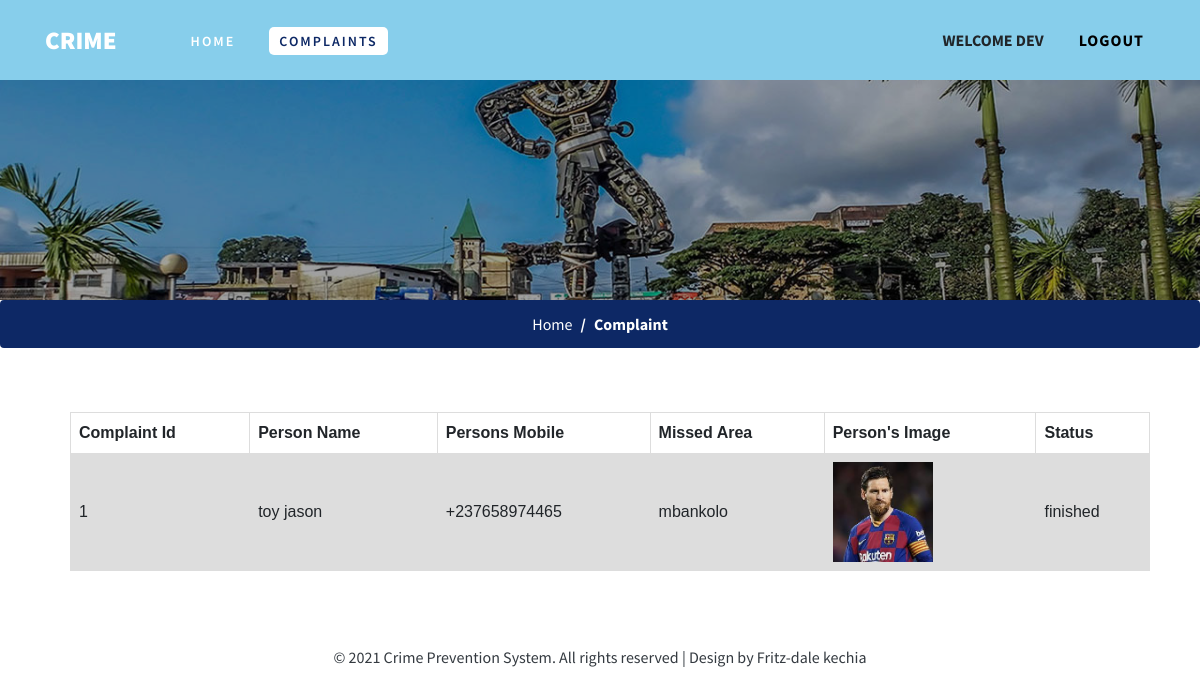
Page /missingstatus (signed in) on the committed database.
### crime/models.py (models this page shows)
class register_form(models.Model):
    Name = models.CharField(max_length=100)
    Email = models.EmailField()
    Password = models.CharField(max_length=50)
    Phone = models.CharField(max_length=20)

class Missing(models.Model):
    Email = models.EmailField()
    firstname = models.CharField(max_length=100)
    lastname = models.CharField(max_length=100)
    perno = models.CharField(max_length=20)
    status = models.CharField(max_length=50)
    missedarea = models.CharField(max_length=1000)
    my_content = models.CharField(max_length=2000)
    image = models.ImageField(upload_to="image")

### crime/views.py (the view)
# urls.py: path("missingstatus", views.missingstatus, name="missingstatus"),
def missingstatus(request):
    Email= request.session['email']
    reg=register_form.objects.get(Email=Email)
    fn=reg.Name
    comp=Missing.objects.all()
    return render(request,"missingstatus.html",{'fn':fn,'comp':comp})

### template/missingstatus.html (shortened to what this page needs)
{% load static %}
<!DOCTYPE html>
<html lang="zxx">
<head>
    <link href="{%static 'css/bootstrap.min.css' %}" type="text/css" rel="stylesheet" media="all">
    <link href="{%static 'css/style.css' %}" type="text/css" rel="stylesheet" media="all">
    <link href="{%static 'css/font-awesome.min.css' %}" rel="stylesheet">
</head>
<body>
    <header>
        <div class="container">
            <nav class="navbar navbar-expand-lg navbar-light p-0">
                    <h1><a class="navbar-brand" href="index">Crime
                        </a></h1>
                    <div class="collapse navbar-collapse" id="navbarSupportedContent">
                        <ul class="ml-lg-5 navbar-nav mr-lg-auto">
                            <li class="nav-item mr-lg-4 mt-lg-0 mt-sm-4 mt-3">
                                <a href="index">Home</a>
                            </li>
                            <li class="nav-item  active dropdown mr-lg-4 my-lg-0 my-sm-4 my-3">
                                <a href="#" id="navbarDropdown" role="button" data-toggle="dropdown" aria-haspopup="true"
                                    aria-expanded="false">
                                    Complaints
                                </a>
                            </li>
                        </ul>
                            <ul>
                                <li class="nav-item dropdown mr-lg-4 my-lg-0 my-sm-4 my-3 text-uppercase font-weight-bold d-block">Welcome {{fn}}</li>
                            </ul>
                            <button type="button" class="btn w3ls-btn text-uppercase font-weight-bold d-block" data-toggle="modal"
                            aria-pressed="false">
                                <a href="Run_Here" style="color: black;">Logout</a>
                        </button>
                    </div>
                </nav>
        </div>
    </header>
    <div class="inner-banner-w3ls">
    </div>
    <nav aria-label="breadcrumb">
        <ol class="breadcrumb d-flex justify-content-center bg-theme">
            <li class="breadcrumb-item">
                <a href="index" class="text-white">Home</a>
            </li>
            <li class="breadcrumb-item active text-white font-weight-bold" aria-current="page">Complaint</li>
        </ol>
    </nav>
    {% for i in comp %}
    <section class="contact-w3pvt py-lg-5">
               <table style="width: 90%; margin-left: 70px;">
    <tr><th>Complaint Id</th><th>Person Name</th><th>Persons Mobile</th><th>Missed Area</th><th>Person's Image</th><th>Status</th></tr>
                   <tr>
                       <td> {{i.id}}</td>
            <td>{{i.firstname}} {{i.lastname}}</td>
             <td>{{i.perno}}</td>
             <td> {{i.missedarea}}</td>
             <td> <img style="width: 100px; height: 100px" src="media\{{i.image}}" ></td>
             <td> {{i.status}}</td>
        </tr>
               </table>
    </section>
    {% endfor %}
    <div class="cpy-right text-center py-4">
        <p class="text-dark">© 2021 Crime Prevention System. All rights reserved | Design by Fritz-dale kechia
        </p>
    </div>
</body>
</html>

### static/css/style.css (style rules this page uses)
body { font-family: 'Source Sans Pro', sans-serif; background: #fff; }
body a { transition: 0.5s all; -webkit-transition: 0.5s all; -moz-transition: 0.5s all; -o-transition: 0.5s all; -ms-transition: 0.5s all; text-decoration: none; outline: none; }
h1, h2, h3, h4, h5, h6 { margin: 0; font-family: 'Source Sans Pro', sans-serif; }
p { margin: 0; color: #777; font-size: 1em; line-height: 1.8; }
ul { margin: 0; padding: 0; }
ul { list-style-type: none; }
.bg-theme { background: #0d2865 !important; color: #fff; }
.navbar-light .navbar-brand, .navbar-light .navbar-brand:hover { color: #fff; }
.navbar-brand { color: #fff; font-size: 25px; font-weight: 800; text-transform: uppercase; line-height: 2; }
.w3ls-btn { font-size: 1em; letter-spacing: 1px; background: transparent; padding: 0 10px; border-radius: 0; color: #fff; }
li.nav-item a { color: #fff; text-transform: uppercase; font-weight: 600; letter-spacing: 2px; padding: 5px 10px; font-size: 14px; }
li.nav-item a:hover, li.nav-item.active a { color: #0d2865; background: #fff; border-radius: 5px; }
header { padding: 10px 0; background: skyblue; width: 100%; position: absolute; z-index: 9; }
.inner-banner-w3ls { background: url(../images/inner.jpg) no-repeat center; -webkit-background-size: cover; -moz-background-size: cover; -o-background-size: cover; -ms-background-size: cover; background-size: cover; min-height: 300px; position: relative; }
.inner-banner-w3ls:before { background: rgba(0, 0, 0, 0.37); position: absolute; content: ''; width: 100%; height: 100%; left: 0; top: 0; }
.breadcrumb-item+.breadcrumb-item::before { display: inline-block; padding-right: .5rem; color: #ffffff; content: "/"; }

### template/missingstatus.html (style rules this page uses)
table { font-family: arial, sans-serif; border-collapse: collapse; width: 100%; }
td, th { border: 1px solid #dddddd; text-align: left; padding: 8px; }
tr:nth-child(even) { background-color: #dddddd; }

### rows in the picture
register_form: Name "DEV"
Missing: id "1", firstname "toy", lastname "jason", perno "+237658974465", missedarea "mbankolo", image (picture), status "finished"
